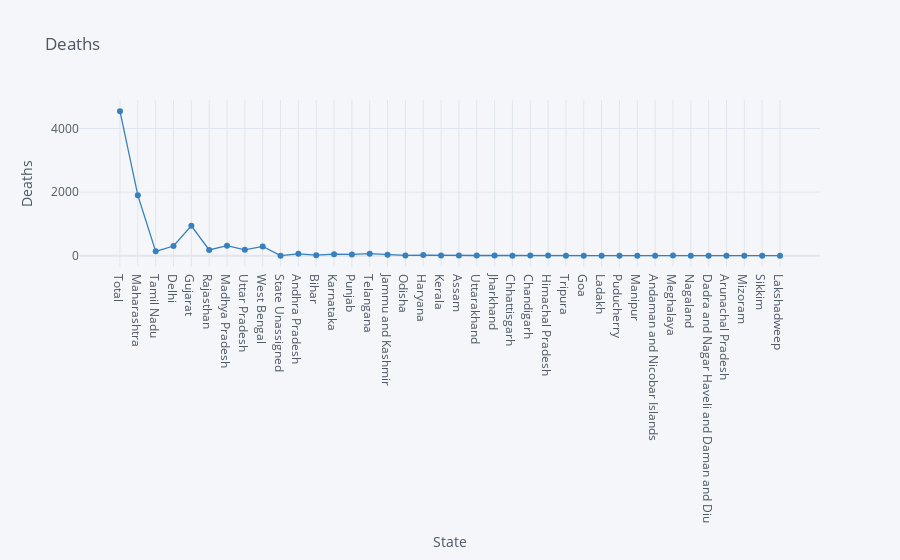

Here is the notebook cell this chart was saved with:
### Markdown cell above
# Deaths as per State

### Code cell
df.iplot(kind="scatter",x="State",y="Deaths",mode='markers+lines',title="Deaths",xTitle="State",yTitle="Deaths",colors='blue',size=0)

### Figure 1 — Plotly figure (JSON) as saved in the notebook; plotly's stock layout.template omitted (floating-point values rounded to 4 significant figures)
{"data": [{"line": {"color": "rgba(55, 128, 191, 1.0)", "dash": "solid", "shape": "linear", "width": 1.3}, "marker": {"size": 0, "symbol": "circle"}, "mode": "markers+lines", "name": "Deaths", "text": "", "type": "scatter", "x": ["Total", "Maharashtra", "Tamil Nadu", "Delhi", "Gujarat", "Rajasthan", "Madhya Pradesh", "Uttar Pradesh", "West Bengal", "State Unassigned", "Andhra Pradesh", "Bihar", "Karnataka", "Punjab", "Telangana", "Jammu and Kashmir", "Odisha", "Haryana", "Kerala", "Assam", "Uttarakhand", "Jharkhand", "Chhattisgarh", "Chandigarh", "Himachal Pradesh", "Tripura", "Goa", "Ladakh", "Puducherry", "Manipur", "Andaman and Nicobar Islands", "Meghalaya", "Nagaland", "Dadra and Nagar Haveli and Daman and Diu", "Arunachal Pradesh", "Mizoram", "Sikkim", "Lakshadweep"], "y": [4541, 1897, 136, 303, 938, 178, 313, 182, 289, 0, 59, 15, 47, 40, 63, 26, 7, 18, 7, 4, 4, 4, 0, 4, 6, 0, 0, 0, 0, 0, 0, 1, 0, 0, 0, 0, 0, 0]}], "layout": {"legend": {"bgcolor": "#F5F6F9", "font": {"color": "#4D5663"}}, "paper_bgcolor": "#F5F6F9", "plot_bgcolor": "#F5F6F9", "title": {"font": {"color": "#4D5663"}, "text": "Deaths"}, "xaxis": {"gridcolor": "#E1E5ED", "showgrid": true, "tickfont": {"color": "#4D5663"}, "title": {"font": {"color": "#4D5663"}, "text": "State"}, "zerolinecolor": "#E1E5ED"}, "yaxis": {"gridcolor": "#E1E5ED", "showgrid": true, "tickfont": {"color": "#4D5663"}, "title": {"font": {"color": "#4D5663"}, "text": "Deaths"}, "zerolinecolor": "#E1E5ED"}}}
